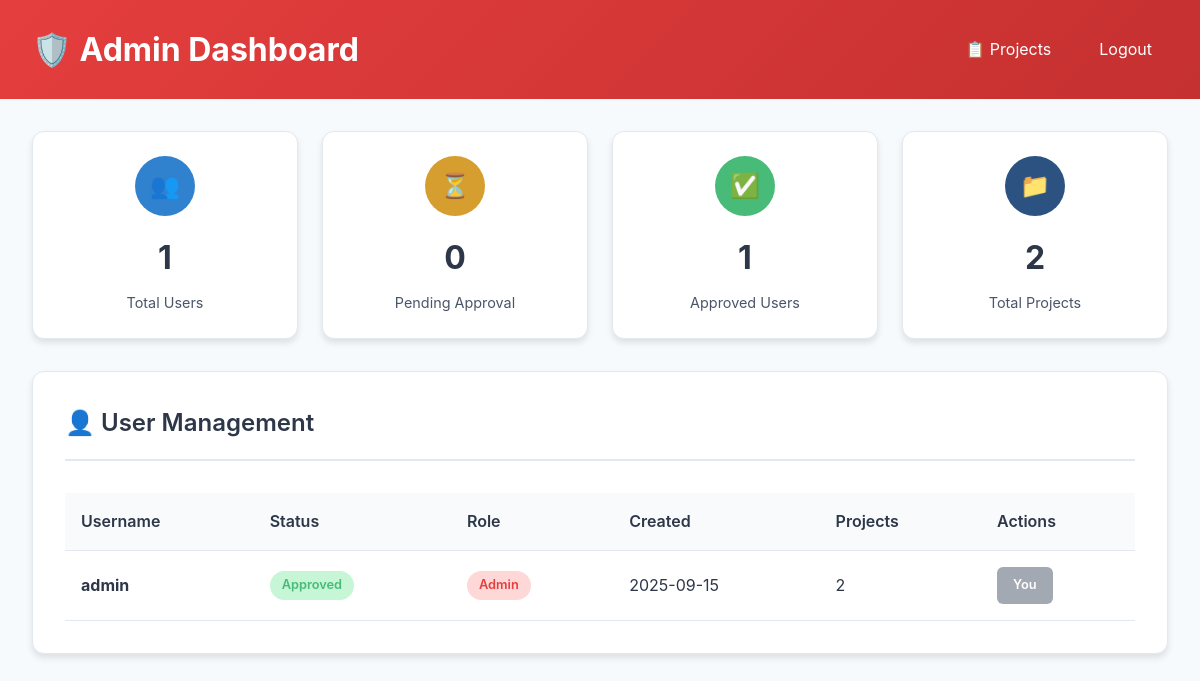
The page /admin (signed in) on the database its author committed.
### app.py (models this page shows)
class User(db.Model, UserMixin):
    id = db.Column(db.Integer, primary_key=True)
    username = db.Column(db.String(80), unique=True, nullable=False)
    password = db.Column(db.String(120), nullable=False)
    is_approved = db.Column(db.Boolean, nullable=False, default=False)
    is_admin = db.Column(db.Boolean, nullable=False, default=False)
    created_at = db.Column(db.DateTime, nullable=False, default=db.func.current_timestamp())
    projects = db.relationship('Project', backref='owner', lazy=True)

### app.py (the view)
@app.route('/admin')
@login_required
@admin_required
def admin_dashboard():
    users = User.query.order_by(User.created_at.desc()).all()
    pending_users = User.query.filter_by(is_approved=False).count()
    total_users = User.query.count()
    total_projects = Project.query.count()
    stats = {
        'total_users': total_users,
        'pending_users': pending_users,
        'approved_users': total_users - pending_users,
        'total_projects': total_projects
    }
    return render_template('admin.html', users=users, stats=stats)

### app.py (called while the page is built)
@login_manager.user_loader
def load_user(user_id):
    return User.query.get(int(user_id))

def admin_required(f):
    from functools import wraps
    @wraps(f)
    def decorated_function(*args, **kwargs):
        if not current_user.is_authenticated or not current_user.is_admin:
            flash("Admin access required.", "danger")
            return redirect(url_for('project_selection'))
        return f(*args, **kwargs)
    return decorated_function

### templates/admin.html (shortened to what this page needs)
<!DOCTYPE html>
<html lang="en">
<head>
</head>
<body>
    <div class="header">
        <div class="header-content">
            <h1>🛡️ Admin Dashboard</h1>
            <div class="nav-links">
                <a href="{{ url_for('project_selection') }}">📋 Projects</a>
                <a href="{{ url_for('logout') }}">Logout</a>
            </div>
        </div>
    </div>
    <div class="container">
        <div class="stats-grid">
            <div class="stat-card">
                <div class="stat-icon users">👥</div>
                <div class="stat-number">{{ stats.total_users }}</div>
                <div class="stat-label">Total Users</div>
            </div>
            <div class="stat-card">
                <div class="stat-icon pending">⏳</div>
                <div class="stat-number">{{ stats.pending_users }}</div>
                <div class="stat-label">Pending Approval</div>
            </div>
            <div class="stat-card">
                <div class="stat-icon approved">✅</div>
                <div class="stat-number">{{ stats.approved_users }}</div>
                <div class="stat-label">Approved Users</div>
            </div>
            <div class="stat-card">
                <div class="stat-icon projects">📁</div>
                <div class="stat-number">{{ stats.total_projects }}</div>
                <div class="stat-label">Total Projects</div>
            </div>
        </div>
        <div class="users-section">
            <div class="section-header">
                <div class="section-title">
                    👤 User Management
                </div>
            </div>
            {% if users %}
                <div style="overflow-x: auto;">
                    <table class="users-table">
                        <thead>
                            <tr>
                                <th>Username</th>
                                <th>Status</th>
                                <th>Role</th>
                                <th>Created</th>
                                <th>Projects</th>
                                <th>Actions</th>
                            </tr>
                        </thead>
                        <tbody>
                            {% for user in users %}
                            <tr>
                                <td><strong>{{ user.username }}</strong></td>
                                <td>
                                    {% if user.is_approved %}
                                        <span class="status-badge status-approved">Approved</span>
                                    {% else %}
                                        <span class="status-badge status-pending">Pending</span>
                                    {% endif %}
                                </td>
                                <td>
                                    {% if user.is_admin %}
                                        <span class="role-badge role-admin">Admin</span>
                                    {% else %}
                                        <span class="role-badge role-user">User</span>
                                    {% endif %}
                                </td>
                                <td>{{ user.created_at.strftime('%Y-%m-%d') if user.created_at else 'N/A' }}</td>
                                <td>{{ user.projects|length }}</td>
                                <td>
                                    <div class="action-buttons">
                                        {% if user.id != current_user.id %}
                                            <form method="POST" action="{{ url_for('toggle_user_admin', user_id=user.id) }}" style="display: inline;">
                                                {% if user.is_admin %}
                                                    <button type="submit" class="btn btn-warning">⬇️ Revoke Admin</button>
                                                {% else %}
                                                    <button type="submit" class="btn btn-secondary">⬆️ Make Admin</button>
                                                {% endif %}
                                            </form>
                                            <button class="btn btn-danger" onclick="showDeleteModal({{ user.id }}, '{{ user.username }}')">
                                                🗑️ Delete
                                            </button>
                                        {% else %}
                                            <span class="btn btn-secondary" style="opacity: 0.5;">You</span>
                                        {% endif %}
                                    </div>
                                </td>
                            </tr>
                            {% endfor %}
                        </tbody>
                    </table>
                </div>
            {% else %}
                <div class="empty-state">
                    <h3>No Users Found</h3>
                    <p>No users have registered yet.</p>
                </div>
            {% endif %}
        </div>
    </div>
</body>
</html>

### templates/admin.html (style rules this page uses)
:root { --primary-color: #2c5282; --secondary-color: #3182ce; --success-color: #48bb78; --danger-color: #e53e3e; --warning-color: #d69e2e; --info-color: #3182ce; --background-color: #f7fafc; --white: #ffffff; --text-primary: #2d3748; --text-secondary: #4a5568; --border-color: #e2e8f0; --shadow: 0 4px 6px rgba(0, 0, 0, 0.1); --shadow-hover: 0 8px 15px rgba(0, 0, 0, 0.15); }
* { margin: 0; padding: 0; box-sizing: border-box; }
body { font-family: -apple-system, BlinkMacSystemFont, "Segoe UI", Roboto, "Helvetica Neue", Arial, sans-serif; background-color: var(--background-color); color: var(--text-primary); line-height: 1.6; min-height: 100vh; }
.header { background: linear-gradient(135deg, var(--danger-color), #c53030); color: var(--white); padding: 1.5rem 0; }
.header-content { max-width: 1200px; margin: 0 auto; padding: 0 2rem; display: flex; justify-content: space-between; align-items: center; }
.header h1 { font-size: 2rem; font-weight: 700; display: flex; align-items: center; gap: 0.5rem; }
.nav-links { display: flex; gap: 1rem; align-items: center; }
.nav-links a { color: var(--white); text-decoration: none; padding: 0.5rem 1rem; border-radius: 6px; transition: background 0.3s ease; }
.container { max-width: 1200px; margin: 0 auto; padding: 2rem; }
.stats-grid { display: grid; grid-template-columns: repeat(auto-fit, minmax(250px, 1fr)); gap: 1.5rem; margin-bottom: 2rem; }
.stat-card { background: var(--white); border-radius: 12px; padding: 1.5rem; box-shadow: var(--shadow); border: 1px solid var(--border-color); text-align: center; }
.stat-icon { width: 60px; height: 60px; border-radius: 50%; display: flex; align-items: center; justify-content: center; margin: 0 auto 1rem; font-size: 1.5rem; font-weight: bold; color: var(--white); }
.stat-icon.users { background: var(--info-color); }
.stat-icon.pending { background: var(--warning-color); }
.stat-icon.approved { background: var(--success-color); }
.stat-icon.projects { background: var(--primary-color); }
.stat-number { font-size: 2rem; font-weight: 700; color: var(--text-primary); margin-bottom: 0.5rem; }
.stat-label { color: var(--text-secondary); font-size: 0.9rem; }
.users-section { background: var(--white); border-radius: 12px; padding: 2rem; box-shadow: var(--shadow); border: 1px solid var(--border-color); }
.section-header { display: flex; justify-content: space-between; align-items: center; margin-bottom: 2rem; padding-bottom: 1rem; border-bottom: 2px solid var(--border-color); }
.section-title { font-size: 1.5rem; font-weight: 600; color: var(--text-primary); display: flex; align-items: center; gap: 0.5rem; }
.users-table { width: 100%; border-collapse: collapse; }
.users-table th, .users-table td { padding: 1rem; text-align: left; border-bottom: 1px solid var(--border-color); }
.users-table th { background: #f8fafc; font-weight: 600; color: var(--text-primary); }
.status-badge { padding: 0.25rem 0.75rem; border-radius: 20px; font-size: 0.8rem; font-weight: 600; text-align: center; display: inline-block; min-width: 80px; }
.status-approved { background: #c6f6d5; color: var(--success-color); }
.role-badge { padding: 0.25rem 0.75rem; border-radius: 20px; font-size: 0.8rem; font-weight: 600; text-align: center; display: inline-block; min-width: 60px; }
.role-admin { background: #fed7d7; color: var(--danger-color); }
.action-buttons { display: flex; gap: 0.5rem; flex-wrap: wrap; }
.btn { padding: 0.5rem 1rem; border: none; border-radius: 6px; font-size: 0.8rem; font-weight: 600; cursor: pointer; transition: all 0.2s ease; text-decoration: none; display: inline-block; text-align: center; }
.btn-secondary { background: var(--text-secondary); color: var(--white); }

### rows shown on the page
User: username "admin", is_approved "Approved", is_admin "Admin", created_at "2025-09-15", projects|length "2", shows "You"

### other values the page prints
{{ stats.total_users }} "1"
{{ stats.pending_users }} "0"
{{ stats.approved_users }} "1"
{{ stats.total_projects }} "2"
